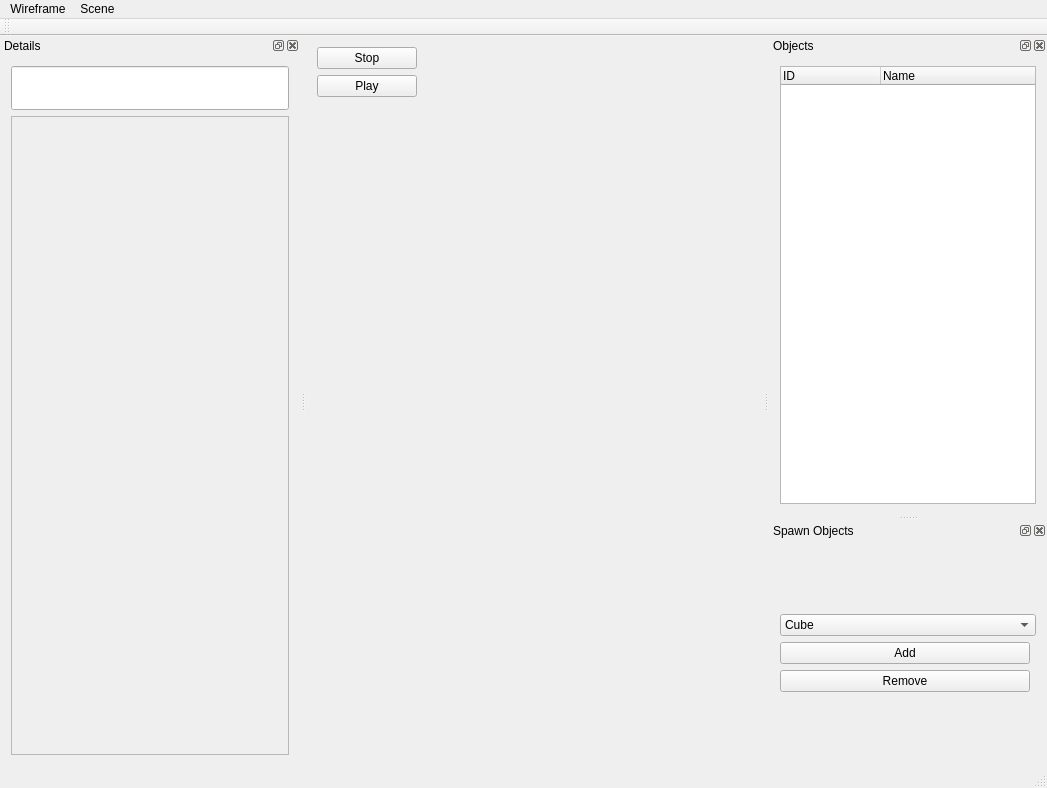
<?xml version="1.0" encoding="UTF-8"?>
<ui version="4.0">
 <class>MainWindow</class>
 <widget class="QMainWindow" name="MainWindow">
  <property name="geometry">
   <rect>
    <x>0</x>
    <y>0</y>
    <width>1047</width>
    <height>788</height>
   </rect>
  </property>
  <property name="windowTitle">
   <string>Angine</string>
  </property>
  <widget class="QWidget" name="centralWidget">
   <property name="styleSheet">
    <string notr="true"/>
   </property>
   <layout class="QVBoxLayout" name="verticalLayout">
    <item>
     <widget class="QPushButton" name="StopGameButton">
      <property name="maximumSize">
       <size>
        <width>100</width>
        <height>16777215</height>
       </size>
      </property>
      <property name="text">
       <string>Stop</string>
      </property>
     </widget>
    </item>
    <item>
     <widget class="QPushButton" name="pushButton">
      <property name="maximumSize">
       <size>
        <width>100</width>
        <height>16777215</height>
       </size>
      </property>
      <property name="text">
       <string>Play</string>
      </property>
     </widget>
    </item>
    <item>
     <widget class="QSplitter" name="splitter">
      <property name="orientation">
       <enum>Qt::Horizontal</enum>
      </property>
      <widget class="QWidget" name="layoutWidget">
       <layout class="QVBoxLayout" name="OpenGLLayout"/>
      </widget>
     </widget>
    </item>
   </layout>
  </widget>
  <widget class="QMenuBar" name="menuBar">
   <property name="geometry">
    <rect>
     <x>0</x>
     <y>0</y>
     <width>1047</width>
     <height>21</height>
    </rect>
   </property>
   <widget class="QMenu" name="menuWireframe">
    <property name="title">
     <string>Wireframe</string>
    </property>
    <addaction name="actionTurn_On"/>
   </widget>
   <widget class="QMenu" name="menuScene">
    <property name="title">
     <string>Scene</string>
    </property>
    <addaction name="actionLoad_File"/>
    <addaction name="actionSave_File"/>
   </widget>
   <addaction name="menuWireframe"/>
   <addaction name="menuScene"/>
  </widget>
  <widget class="QToolBar" name="mainToolBar">
   <property name="windowTitle">
    <string>Toolbar</string>
   </property>
   <attribute name="toolBarArea">
    <enum>TopToolBarArea</enum>
   </attribute>
   <attribute name="toolBarBreak">
    <bool>false</bool>
   </attribute>
  </widget>
  <widget class="QStatusBar" name="statusBar"/>
  <widget class="QDockWidget" name="dockWidget">
   <property name="accessibleName">
    <string>Objects</string>
   </property>
   <property name="windowTitle">
    <string>Objects</string>
   </property>
   <attribute name="dockWidgetArea">
    <number>2</number>
   </attribute>
   <widget class="QWidget" name="dockWidgetContents_4">
    <layout class="QVBoxLayout" name="verticalLayout_3">
     <item>
      <widget class="QTreeWidget" name="treeWidget">
       <column>
        <property name="text">
         <string>ID</string>
        </property>
       </column>
       <column>
        <property name="text">
         <string notr="true">Name</string>
        </property>
       </column>
      </widget>
     </item>
    </layout>
   </widget>
  </widget>
  <widget class="QDockWidget" name="detailDockWidget">
   <property name="accessibleName">
    <string>Details</string>
   </property>
   <property name="windowTitle">
    <string>Details</string>
   </property>
   <attribute name="dockWidgetArea">
    <number>1</number>
   </attribute>
   <widget class="QWidget" name="dockWidgetContents_6">
    <layout class="QVBoxLayout" name="verticalLayout_4">
     <item>
      <widget class="QLineEdit" name="lineEdit">
       <property name="font">
        <font>
         <pointsize>24</pointsize>
        </font>
       </property>
       <property name="text">
        <string/>
       </property>
      </widget>
     </item>
     <item>
      <widget class="QScrollArea" name="scrollArea">
       <property name="widgetResizable">
        <bool>true</bool>
       </property>
       <widget class="QWidget" name="scrollAreaWidgetContents">
        <property name="geometry">
         <rect>
          <x>0</x>
          <y>0</y>
          <width>276</width>
          <height>636</height>
         </rect>
        </property>
        <layout class="QVBoxLayout" name="verticalLayout_7">
         <item>
          <widget class="QWidget" name="widget" native="true">
           <property name="baseSize">
            <size>
             <width>300</width>
             <height>0</height>
            </size>
           </property>
           <layout class="QVBoxLayout" name="componentWidget"/>
          </widget>
         </item>
        </layout>
       </widget>
      </widget>
     </item>
    </layout>
   </widget>
  </widget>
  <widget class="QDockWidget" name="dockWidget_2">
   <property name="windowTitle">
    <string>Spawn Objects</string>
   </property>
   <attribute name="dockWidgetArea">
    <number>2</number>
   </attribute>
   <widget class="QWidget" name="dockWidgetContents">
    <layout class="QVBoxLayout" name="verticalLayout_2">
     <item>
      <layout class="QVBoxLayout" name="verticalLayout_5">
       <item>
        <widget class="QComboBox" name="comboBox">
         <item>
          <property name="text">
           <string>Cube</string>
          </property>
         </item>
         <item>
          <property name="text">
           <string>Ball</string>
          </property>
         </item>
         <item>
          <property name="text">
           <string>Suzanne</string>
          </property>
         </item>
         <item>
          <property name="text">
           <string>BillBoard</string>
          </property>
         </item>
         <item>
          <property name="text">
           <string>Entity</string>
          </property>
         </item>
        </widget>
       </item>
       <item>
        <widget class="QPushButton" name="pushButton_3">
         <property name="maximumSize">
          <size>
           <width>250</width>
           <height>16777215</height>
          </size>
         </property>
         <property name="layoutDirection">
          <enum>Qt::LeftToRight</enum>
         </property>
         <property name="autoFillBackground">
          <bool>false</bool>
         </property>
         <property name="text">
          <string>Add</string>
         </property>
        </widget>
       </item>
       <item>
        <widget class="QPushButton" name="pushButton_2">
         <property name="maximumSize">
          <size>
           <width>250</width>
           <height>16777215</height>
          </size>
         </property>
         <property name="text">
          <string>Remove</string>
         </property>
        </widget>
       </item>
      </layout>
     </item>
    </layout>
   </widget>
  </widget>
  <action name="actionTurn_On">
   <property name="checkable">
    <bool>true</bool>
   </property>
   <property name="text">
    <string>Wireframe On</string>
   </property>
  </action>
  <action name="actionbl">
   <property name="text">
    <string>bl</string>
   </property>
   <property name="shortcut">
    <string>Ctrl+Z</string>
   </property>
  </action>
  <action name="actionLoad_File">
   <property name="text">
    <string>Load File</string>
   </property>
  </action>
  <action name="actionSave_File">
   <property name="text">
    <string>Save File</string>
   </property>
  </action>
 </widget>
 <layoutdefault spacing="6" margin="11"/>
 <resources/>
 <connections/>
</ui>
